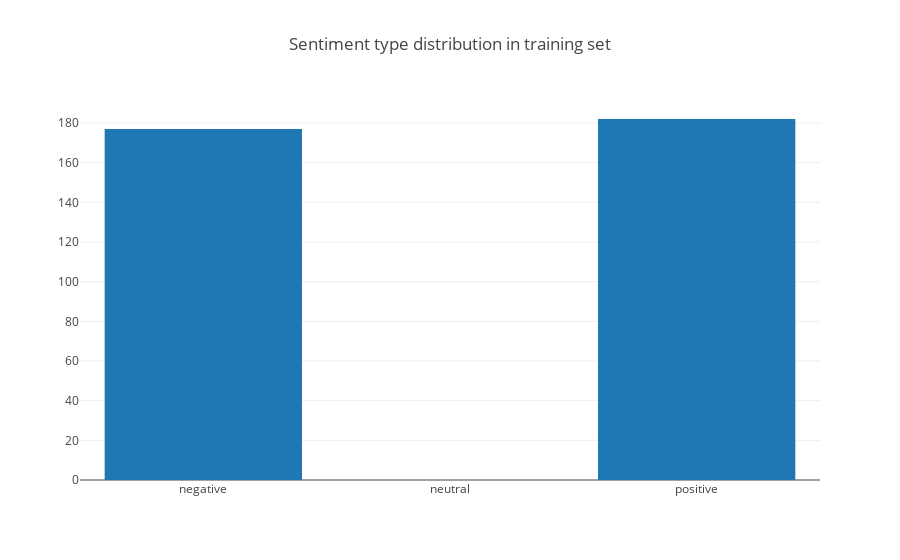

Notebook code for this chart:
### Markdown cell above
# Data Distribution

### Code cell
data = data[data['sentiment'] != 2]
neg = len(data[data["sentiment"] == 0])
pos = len(data[data["sentiment"] == 4])
neu = len(data[data["sentiment"] == 2])
dist = [Bar(
        x=["negative","neutral","positive"],
        y=[neg, neu, pos],
)]
iplot({"data":dist, "layout":Layout(title="Sentiment type distribution in training set")})

### Figure 1 — Plotly figure (JSON) as saved in the notebook; plotly's stock layout.template omitted (floating-point values rounded to 4 significant figures)
{"data": [{"type": "bar", "x": ["negative", "neutral", "positive"], "y": [177, 0, 182]}], "layout": {"title": "Sentiment type distribution in training set"}}
